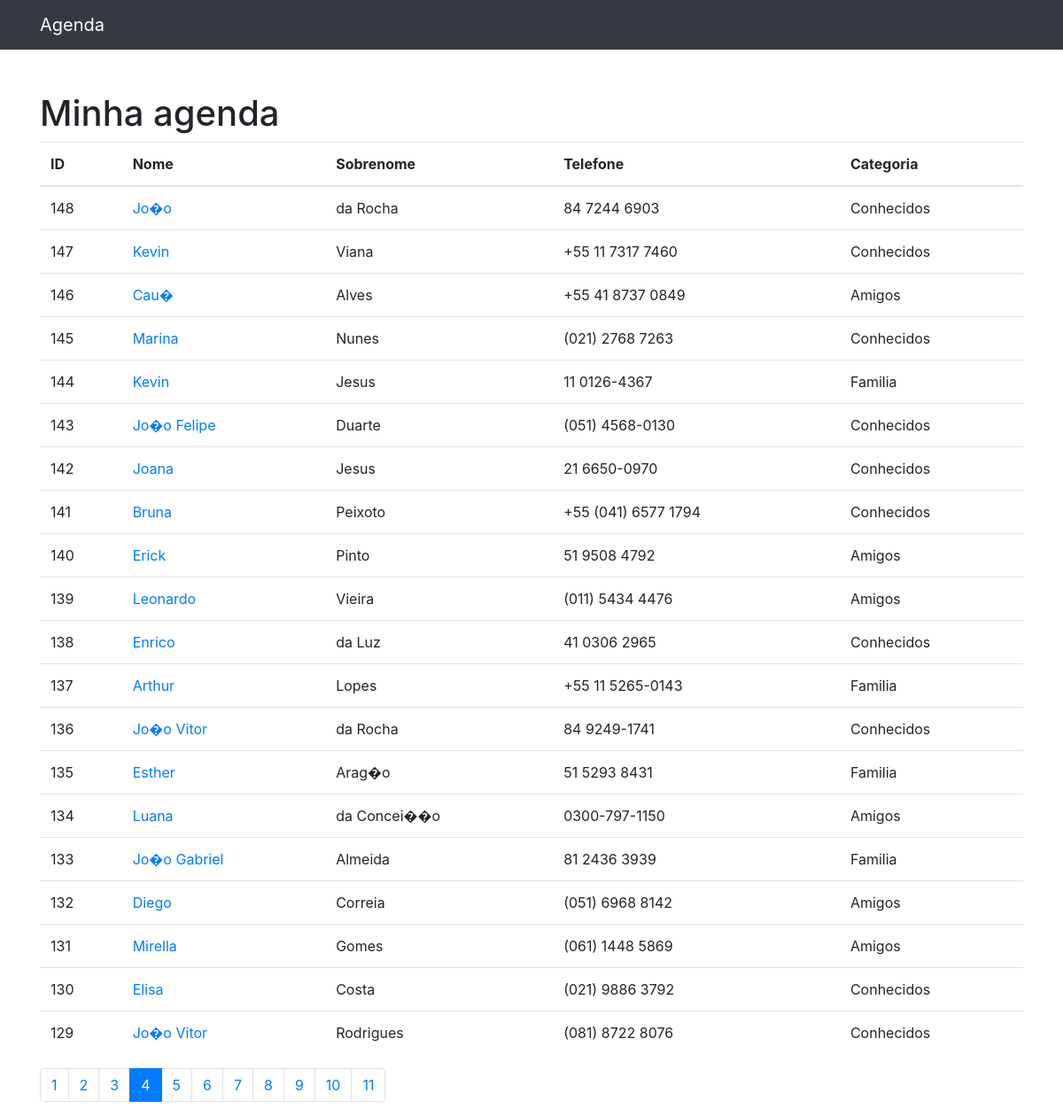
/?p=4, run on the app's committed database.
### contatos/models.py (models this page shows, shortened)
class Contato(models.Model):
    nome = models.CharField(max_length=255)
    sobrenome = models.CharField(max_length=255, blank=True)
    telefone = models.CharField(max_length=255)
    email = models.CharField(max_length=255, blank=True)
    data_criacao = models.DateTimeField(default=timezone.now)
    descricao = models.TextField(blank=True)
    categoria = models.ForeignKey(Categoria, on_delete=models.DO_NOTHING)
    mostrar = models.BooleanField(default=True)

class Categoria(models.Model):
    nome = models.CharField(max_length=255)
    def __str__(self) -> str:
        return self.nome

### contatos/views.py (the view)
# urls.py: path('', views.index, name='index'),
def index(request):
    contatos = Contato.objects.order_by('-id').filter(
        mostrar=True
    )
    paginator = Paginator(contatos, 20)
    page = request.GET.get('p')
    contatos = paginator.get_page(page)
    return render(request, 'contatos/index.html', {
        'contatos': contatos
    })

### contatos/templates/contatos/index.html
{% extends 'base.html' %}
{% block 'conteudo' %}
<h1 class="mt-5">Minha agenda</h1>
<table class="table">
  <thead>
    <tr>
      <th>ID</th>
      <th>Nome</th>
      <th>Sobrenome</th>
      <th>Telefone</th>
      <th>Categoria</th>
    </tr>
  </thead>
  <tbody>
    {% for contato in contatos %}
      <tr>
        <td>
          {{ contato.id }}
        </td>
        <td>
          <a href="{% url 'ver_contato' contato.id %}">{{contato.nome}}</a>
        </td>
        <td>{{contato.sobrenome}}</td>
        <td>{{contato.telefone}}</td>
        <td>{{contato.categoria}}</td>
      </tr>
    {% endfor %}
  </tbody>
</table>
<nav aria-label="Page navigation example">
  <ul class="pagination">
    {% for pagina in contatos.paginator.page_range %}
      {% if contatos.number == pagina %}
    <li class="page-item active"><a class="page-link" href="?p={{ pagina }}">{{ pagina }}</a></li
      >
    {% else %}
    <li class="page-item"><a class="page-link" href="?p={{ pagina }}">{{ pagina }}</a></li>
    {% endif %}
    {% endfor %}
  </ul>
</nav>
{% endblock 'conteudo' %}

### data on the page
Contato: id "148", nome "Jo�o", sobrenome "da Rocha", telefone "84 7244 6903", categoria "Conhecidos"
Contato: id "147", nome "Kevin", sobrenome "Viana", telefone "+55 11 7317 7460", categoria "Conhecidos"
Contato: id "146", nome "Cau�", sobrenome "Alves", telefone "+55 41 8737 0849", categoria "Amigos"
Contato: id "145", nome "Marina", sobrenome "Nunes", telefone "(021) 2768 7263", categoria "Conhecidos"
Contato: id "144", nome "Kevin", sobrenome "Jesus", telefone "11 0126-4367", categoria "Familia"
Contato: id "143", nome "Jo�o Felipe", sobrenome "Duarte", telefone "(051) 4568-0130", categoria "Conhecidos"
Contato: id "142", nome "Joana", sobrenome "Jesus", telefone "21 6650-0970", categoria "Conhecidos"
Contato: id "141", nome "Bruna", sobrenome "Peixoto", telefone "+55 (041) 6577 1794", categoria "Conhecidos"
Contato: id "140", nome "Erick", sobrenome "Pinto", telefone "51 9508 4792", categoria "Amigos"
Contato: id "139", nome "Leonardo", sobrenome "Vieira", telefone "(011) 5434 4476", categoria "Amigos"
Contato: id "138", nome "Enrico", sobrenome "da Luz", telefone "41 0306 2965", categoria "Conhecidos"
Contato: id "137", nome "Arthur", sobrenome "Lopes", telefone "+55 11 5265-0143", categoria "Familia"
Contato: id "136", nome "Jo�o Vitor", sobrenome "da Rocha", telefone "84 9249-1741", categoria "Conhecidos"
Contato: id "135", nome "Esther", sobrenome "Arag�o", telefone "51 5293 8431", categoria "Familia"
Contato: id "134", nome "Luana", sobrenome "da Concei��o", telefone "0300-797-1150", categoria "Amigos"
Contato: id "133", nome "Jo�o Gabriel", sobrenome "Almeida", telefone "81 2436 3939", categoria "Familia"
Contato: id "132", nome "Diego", sobrenome "Correia", telefone "(051) 6968 8142", categoria "Amigos"
Contato: id "131", nome "Mirella", sobrenome "Gomes", telefone "(061) 1448 5869", categoria "Amigos"
Contato: id "130", nome "Elisa", sobrenome "Costa", telefone "(021) 9886 3792", categoria "Conhecidos"
Contato: id "129", nome "Jo�o Vitor", sobrenome "Rodrigues", telefone "(081) 8722 8076", categoria "Conhecidos"

### other printed values
{{ pagina }} "1" "2" "3" "5" "6" "7" "8" "9" "10" "11"
{{ pagina }} "4"
